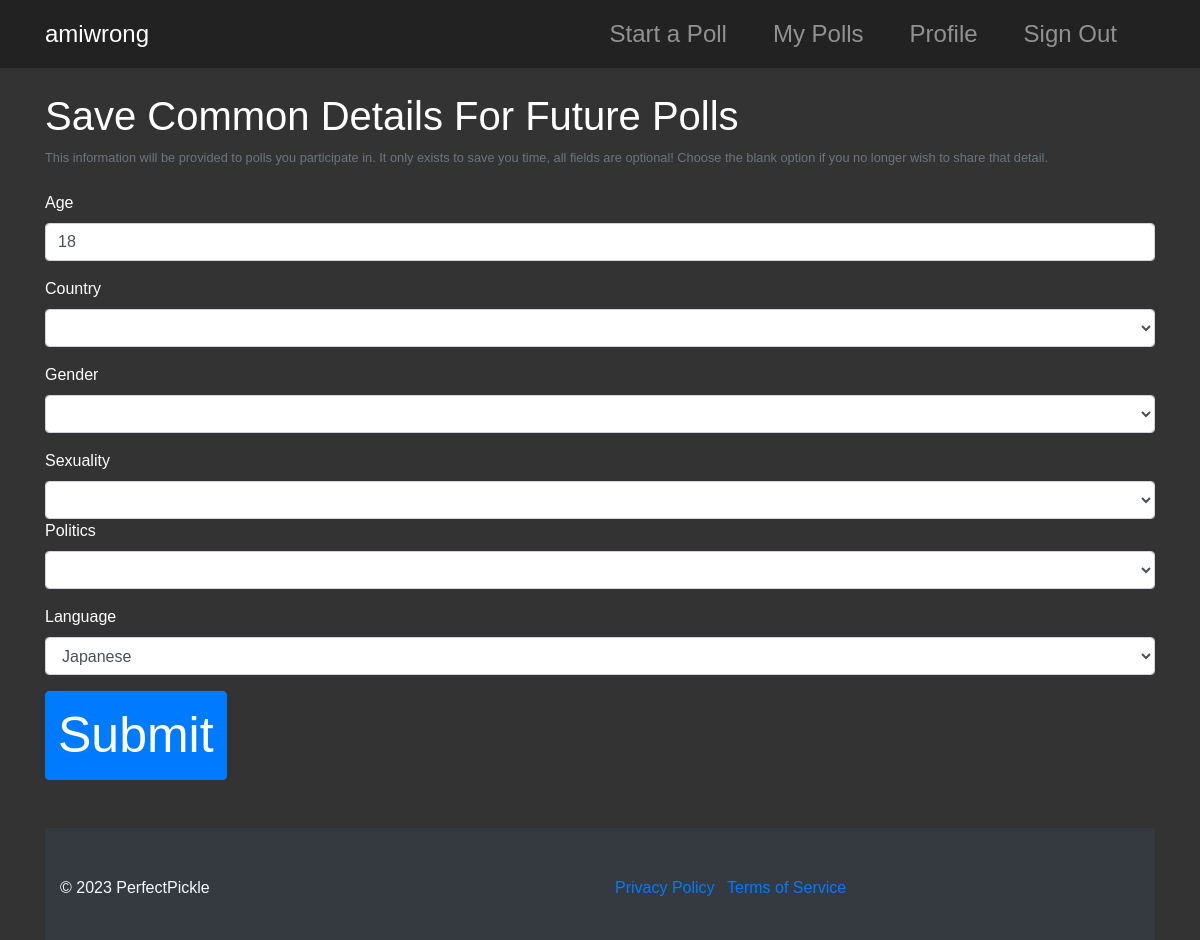
Page /profile (signed in) on the earlier database version.
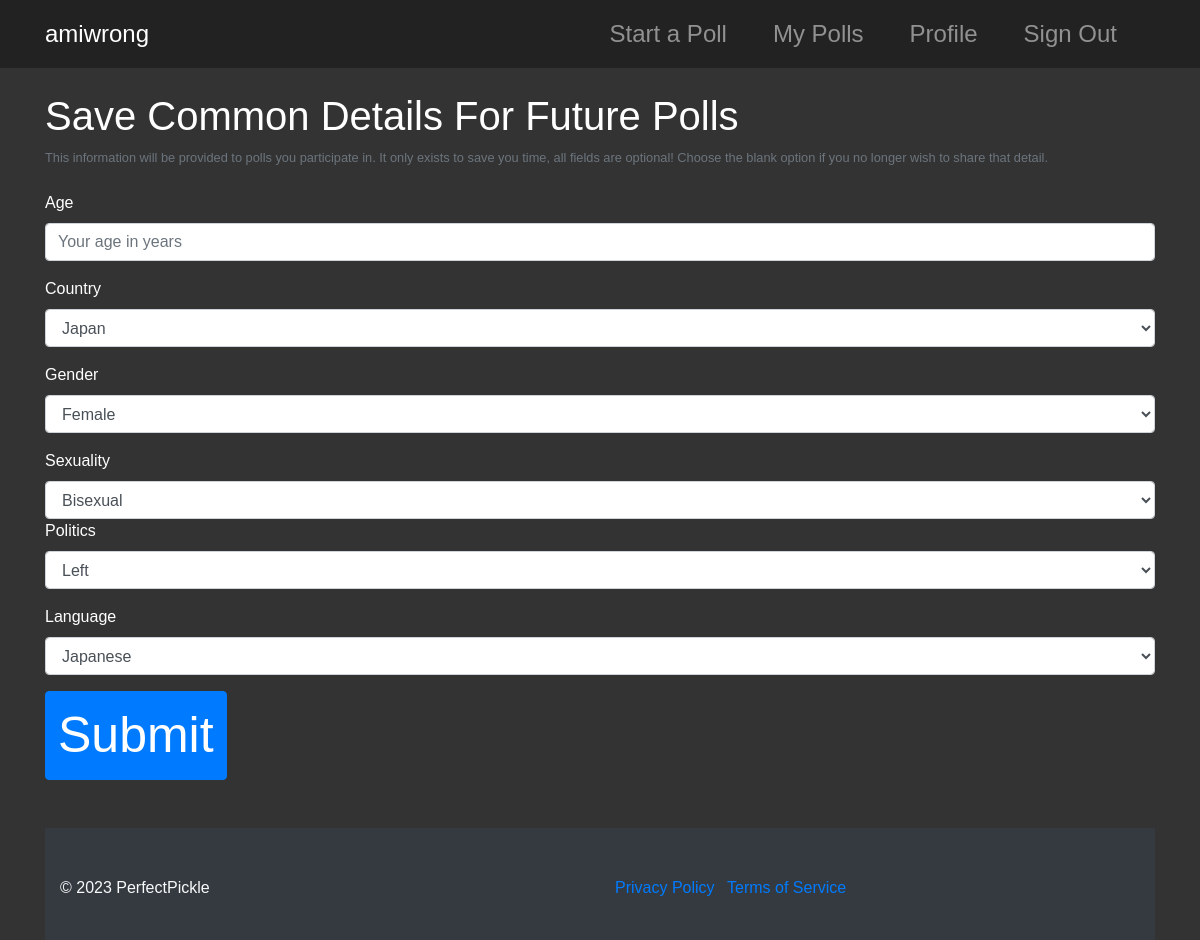
Same page on the later database version.
### tables this page shows
CREATE TABLE profiles ( 
    id INTEGER PRIMARY KEY AUTOINCREMENT NOT NULL, 
    creation_date DATETIME NOT NULL DEFAULT CURRENT_TIMESTAMP, 
    user_id INT NOT NULL, 
    age INT, 
    country TEXT,
    race TEXT,
    gender TEXT,
    sexuality TEXT, 
    politics TEXT, 
    language TEXT, 
    FOREIGN KEY (user_id) REFERENCES users(id)
    );

### app.py (the view)
@app.route("/profile", methods=["GET", "POST"])
@login_required
def profile():
    if request.method == "POST":
        age = str(request.form.get("age"))
        try:
            age = int(age)
        except:
            age = None
        if age is not None and age not in range(1, 120):
            flash("Invalid age.")
            return redirect("/profile")
        elif age is None:
            age = "NULL"
        country = str(request.form.get("country"))
        if country not in countries:
            flash("Invalid country.")
            return redirect("/profile")
        if country == "":
            country = "NULL"
        gender = str(request.form.get("gender"))
        if gender not in gender_options:
            flash("No such gender option.")
            return redirect("/profile")
        if gender == "":
            gender = "NULL"
        sexuality = str(request.form.get("sexuality"))
        if sexuality not in sexualities:
            flash("No such sexuality option.")
            return redirect("/profile")
        if sexuality == "":
            sexuality = "NULL"
        politics = str(request.form.get("politics"))
        if politics not in politics_options:
            flash("No such politics option.")
            return redirect("/profile")
        if politics == "":
            politics = "NULL"
        native_language = str(request.form.get("language"))
        if native_language not in languages:
            flash("No such language option.")
            return redirect("/profile")
        if native_language == "":
            native_language = "NULL"
        connection = sqlite3.connect("amiwrong.db")
        cursor = connection.cursor()
        cursor.execute("UPDATE profiles SET age = ?, country = ?, gender = ?, sexuality = ?, politics = ?, language = ? WHERE user_id = ?", (age, country, gender, sexuality, politics, native_language, session["user_id"]))
        connection.commit()
        cursor.close()
        connection.close()
        print("Saved changes to profile")
        return redirect("/profile")
    else:
        profile = get_profile(session["user_id"])
        if profile:
            age = profile['age']
            country = profile['country']
            gender = profile['gender']
            sexuality = profile['sexuality']
            politics = profile['politics']
            language = profile['language']
        return render_template("profile.html", age=age, country=country, countries=countries, gender=gender, gender_options=gender_options, sexuality=sexuality, sexualities=sexualities, politics=politics, politics_options=politics_options, language=language, languages=languages)

### app.py (called while the page is built)
def dict_factory(cursor, row):
    fields = [column[0] for column in cursor.description]
    return {key: value for key, value in zip(fields, row)}

def get_profile(user_id):
    connection = sqlite3.connect("amiwrong.db")
    connection.row_factory = dict_factory
    cursor = connection.cursor()
    try:
        profile = cursor.execute("SELECT * FROM profiles WHERE user_id=?;", (user_id,)).fetchone()
        try:
            age = int(profile.get("age"))
            if age <= 0 or age > 120:
                raise Exception("No valid age in profile")
            profile["age"] = age
        except:
            profile["age"] = ""
    except:
        profile = False
    cursor.close()
    connection.close()
    return profile

@app.after_request
def after_request(response):
    response.headers["Cache-Control"] = "no-cache, no-store, must-revalidate, max-age=0"
    response.headers["Expires"] = 0
    response.headers["Pragma"] = "no-cache"
    return response

def login_required(f):
    @wraps(f)
    def decorated_function(*args, **kwargs):
        if session.get("user_id") is None:
            return redirect("/login")
        return f(*args, **kwargs)
    return decorated_function

### templates/profile.html (shortened to what this page needs)
{% extends "layout.html" %} {% block title %} My Profile {% endblock %} {% block
main %}
<h1>Save Common Details For Future Polls</h1>
<small class="form-text text-muted"
  >This information will be provided to polls you participate in. It only exists to save you time,
  all fields are optional! Choose the blank option if you no longer wish to
  share that detail.</small
>
<br />
<form action="/profile" method="post">
  <div class="form-group">
    <label for="age">Age</label>
    <input
      type="text"
      class="form-control"
      id="age"
      name="age"
      placeholder="Your age in years"
      value="{{ age }}"
    />
  </div>
  <div class="form-group">
    <label for="country">Country</label>
    <select class="form-control" id="country" name="country">
      {% for c in countries %}
        <option value="{{ c }}" {% if country == c %}selected{% endif %}>{{ c }}</option>
      {% endfor %}
    </select>
  </div>
  <div class="form-group">
    <label for="gender">Gender</label>
    <select class="form-control" id="gender" name="gender">
      {% for g in gender_options %}
        <option value="{{ g }}" {% if gender == g %}selected{% endif %}>{{ g }}</option>
      {% endfor %}
    </select>
  </div>
  <div class="form-group">
    <label for="sexuality">Sexuality</label>
    <select class="form-control" id="sexuality" name="sexuality">
      {% for s in sexualities %}
        <option value="{{ s }}" {% if sexuality == s %}selected{% endif %}>{{ s }}</option>
      {% endfor %}
    </select>
  <div class="form-group">
    <label for="politics">Politics</label>
    <select class="form-control" id="politics" name="politics">
      {% for p in politics_options %}
        <option value="{{ p }}" {% if politics == p %}selected{% endif %}>{{ p }}</option>
      {% endfor %}
  </select>
  </div>
  <div class="form-group">
    <label for="language">Language</label>
    <select class="form-control" id="language" name="language">
      {% for l in languages %}
        <option value="{{ l }}" {% if language == l %}selected{% endif %}>{{ l }}</option>
      {% endfor %}
    </select>
  </div>
  <button type="submit" class="btn btn-primary">Submit</button>
</form>
<br />
 {% endblock %}

### templates/layout.html (shortened to what this page needs)
<!DOCTYPE html>
<html lang="en">
  <head>
    <link
      rel="stylesheet"
      href="https://maxcdn.bootstrapcdn.com/bootstrap/4.5.2/css/bootstrap.min.css"
    />
    <link rel="stylesheet" href="static/css/styles.css" />
  </head>
  <body>
    <nav class="navbar navbar-expand-lg navbar-dark">
      <div class="container">
        <a class="navbar-brand" href="/">amiwrong</a>
        <div class="collapse navbar-collapse" id="navbarNav">
          {% if session["user_id"] %}
          <ul class="navbar-nav ml-auto">
            <li class="nav-item">
              <a class="nav-link" href="/create">Start a Poll</a>
            </li>
            <li class="nav-item">
              <a class="nav-link" href="/">My Polls</a>
            </li>
            <li class="nav-item">
              <a class="nav-link" href="/profile">Profile</a>
            </li>
            <li class="nav-item">
              <a class="nav-link" href="/signout">Sign Out</a>
            </li>
          </ul>
          {% endif %}
        </div>
      </div>
    </nav>
    <div class="container mx-auto mt-4">{% block main %}{% endblock %}</div>
    <footer class="mt-5 pt-5 bg-dark text-light py-4">
      <div class="container">
        <div class="row">
          <div class="col-md-6">
            <p>&copy; 2023 PerfectPickle</p>
          </div>
          <div class="col-md-6 text-md-end">
            <ul class="list-inline">
              <li class="list-inline-item">
                <a href="privacy_policy">Privacy Policy</a>
              </li>
              <li class="list-inline-item">
                <a href="terms">Terms of Service</a>
              </li>
            </ul>
          </div>
        </div>
      </div>
    </footer>
  </body>
</html>

### static/css/styles.css (style rules this page uses)
.btn { font-size: 50px; }

### templates/layout.html (style rules this page uses)
body { background-color: #333; color: #fff; font-family: "Circular Std", sans-serif; }
.navbar { background-color: #222; }
.navbar-nav, .navbar-brand { font-size: 24px; margin-left: auto; }
.navbar-nav .nav-item { margin-right: 30px; }
.navbar-brand { margin-left: 0; }

Differences in the rows shown:
changed profiles "Japanese": country (not shown) → "Japan"; gender (not shown) → "Female"; sexuality (not shown) → "Bisexual"; politics (not shown) → "Left"
Other differences:
form field age: "18" → (not shown)
